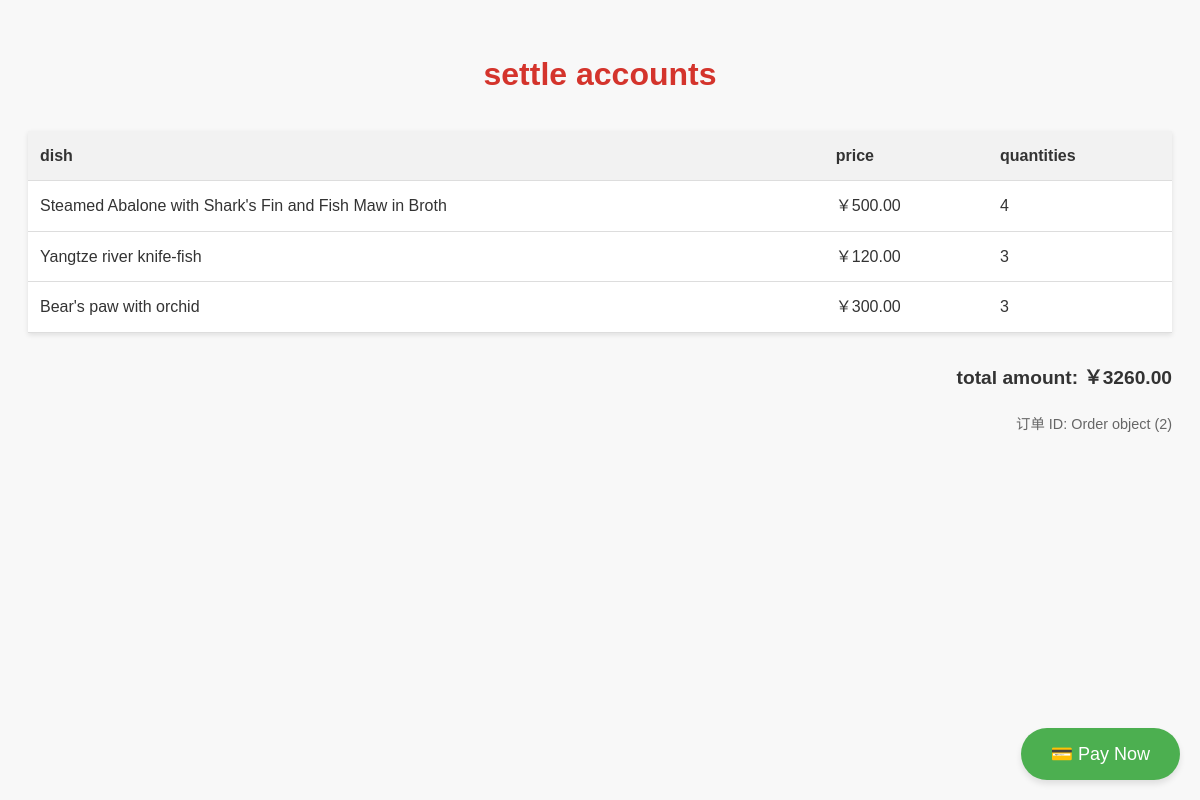
Page /order/checkout/2/ on the earlier database version.
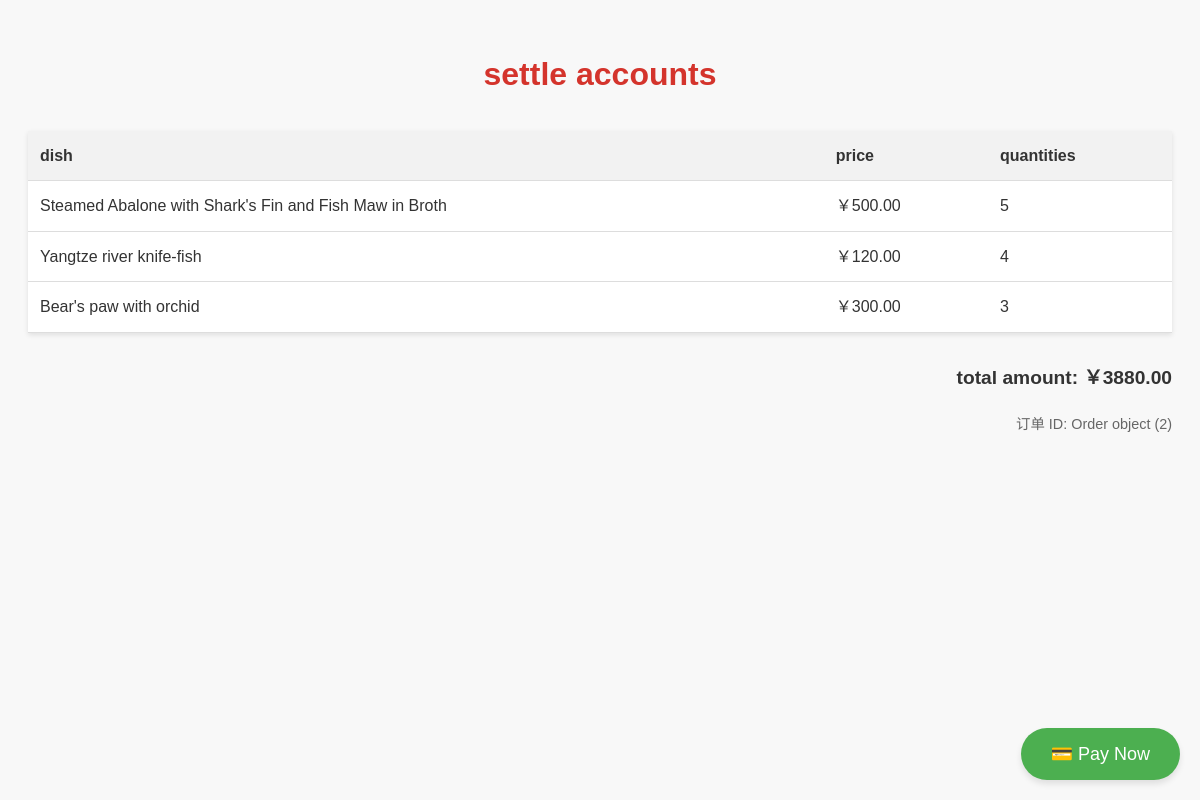
Same page on the later database version.
### orders/models.py (models this page shows, shortened)
class OrderItems(models.Model):
    order = models.ForeignKey(Order, on_delete=models.CASCADE, related_name="order_items")
    menuitem = models.ForeignKey(MenuItem, on_delete=models.CASCADE, related_name="menu_orders")
    quantity = models.IntegerField(default=1)  # 添加 quantity 字段，确保记录菜品数量
    class Meta:
        unique_together = (('order', 'menuitem'),)

class MenuItem(models.Model):
    name = models.CharField(max_length=100)
    description = models.TextField()
    price = models.DecimalField(max_digits=10, decimal_places=2)
    image = models.ImageField(upload_to="menu_image/", blank=True, null=True)  # 修改为 ImageField

class Order(models.Model):
    STATUS_CHOICES = [
        ("Pending", "待处理"),
        ("Preparing", "正在准备"),
        ("Completed", "完成"),
    ]
    status = models.CharField(max_length=20, choices=STATUS_CHOICES, default="Pending")
    table = models.ForeignKey('Table', on_delete=models.CASCADE)
    items = models.ManyToManyField(MenuItem, through='OrderItems')
    created_at = models.DateTimeField(default=timezone.now, blank=True)

### orders/views.py (the view)
# urls.py: path("checkout/<int:order_id>/", views.checkout, name="checkout"),
def checkout(request, order_id):
    order = get_object_or_404(Order, id=order_id)
    order_items = OrderItems.objects.filter(order=order)
    total_price = sum(item.menuitem.price * item.quantity for item in order_items)
    menu_items = list(MenuItem.objects.values("id", "name", "price"))
    for item in menu_items:
        item["price"] = float(item["price"])
    menu_items_json = json.dumps(menu_items)
    return render(request, "orders/checkout.html", {
        "order": order,
        "order_items": order_items,
        "total_price": total_price,
        "menu_items_json": menu_items_json
    })

### orders/templates/orders/checkout.html (shortened to what this page needs)
<!DOCTYPE html>
<html lang="zh">
<head>
    {% load static %}
    <link rel="stylesheet" href="{% static 'css/style.css' %}">
</head>
<body>
    <h1>settle accounts</h1>
    <table>
        <thead>
            <tr>
                <th>dish</th>
                <th>price</th>
                <th>quantities</th>
            </tr>
        </thead>
        <tbody>
            {% for item in order_items %}
            <tr>
                <td>{{ item.menuitem.name }}</td>
                <td>￥{{ item.menuitem.price|floatformat:2 }}</td>
                <td>{{ item.quantity }}</td>
            </tr>
            {% endfor %}
        </tbody>
    </table>
    <p class="total-price">total amount: ￥{{ total_price|floatformat:2 }}</p>
    <p class="order-id">订单 ID: {{ order }}</p>
    <button class="floating-button" onclick="goToPayment()">💳 Pay Now</button>
</body>
</html>

### static/css/style.css (style rules this page uses)
body { font-family: Arial, sans-serif; }
.floating-button { position: fixed; bottom: 20px; right: 20px; background-color: #ff6600; color: white; border: none; padding: 15px 20px; border-radius: 50px; font-size: 18px; cursor: pointer; box-shadow: 2px 2px 10px rgba(0, 0, 0, 0.2); }

### orders/templates/orders/checkout.html (style rules this page uses)
body { font-family: 'Microsoft YaHei', 'Heiti SC', 'Helvetica', sans-serif; background-color: #f8f8f8; color: #333; line-height: 1.6; padding: 20px; }
h1 { color: #d4342c; text-align: center; margin-bottom: 30px; }
table { width: 100%; border-collapse: collapse; margin-bottom: 30px; background-color: white; box-shadow: 0 2px 5px rgba(0,0,0,0.1); }
th, td { padding: 12px; text-align: left; border-bottom: 1px solid #ddd; }
th { background-color: #f2f2f2; font-weight: bold; }
.total-price { font-size: 1.2em; font-weight: bold; text-align: right; margin-top: 20px; }
.order-id { font-size: 0.9em; color: #666; text-align: right; }
.floating-button { position: fixed; bottom: 20px; right: 20px; background-color: #4CAF50; color: white; border: none; padding: 15px 30px; border-radius: 30px; font-size: 18px; cursor: pointer; box-shadow: 0 4px 6px rgba(0,0,0,0.1); transition: background-color 0.3s; }

Differences in the rows shown:
changed OrderItems "Steamed Abalone with Shark's Fin and Fish Maw in Broth": quantity "4" → "5"
changed OrderItems "Yangtze river knife-fish": quantity "3" → "4"
Other differences:
{{ total_price|floatformat:2 }}: "3260.00" → "3880.00"
